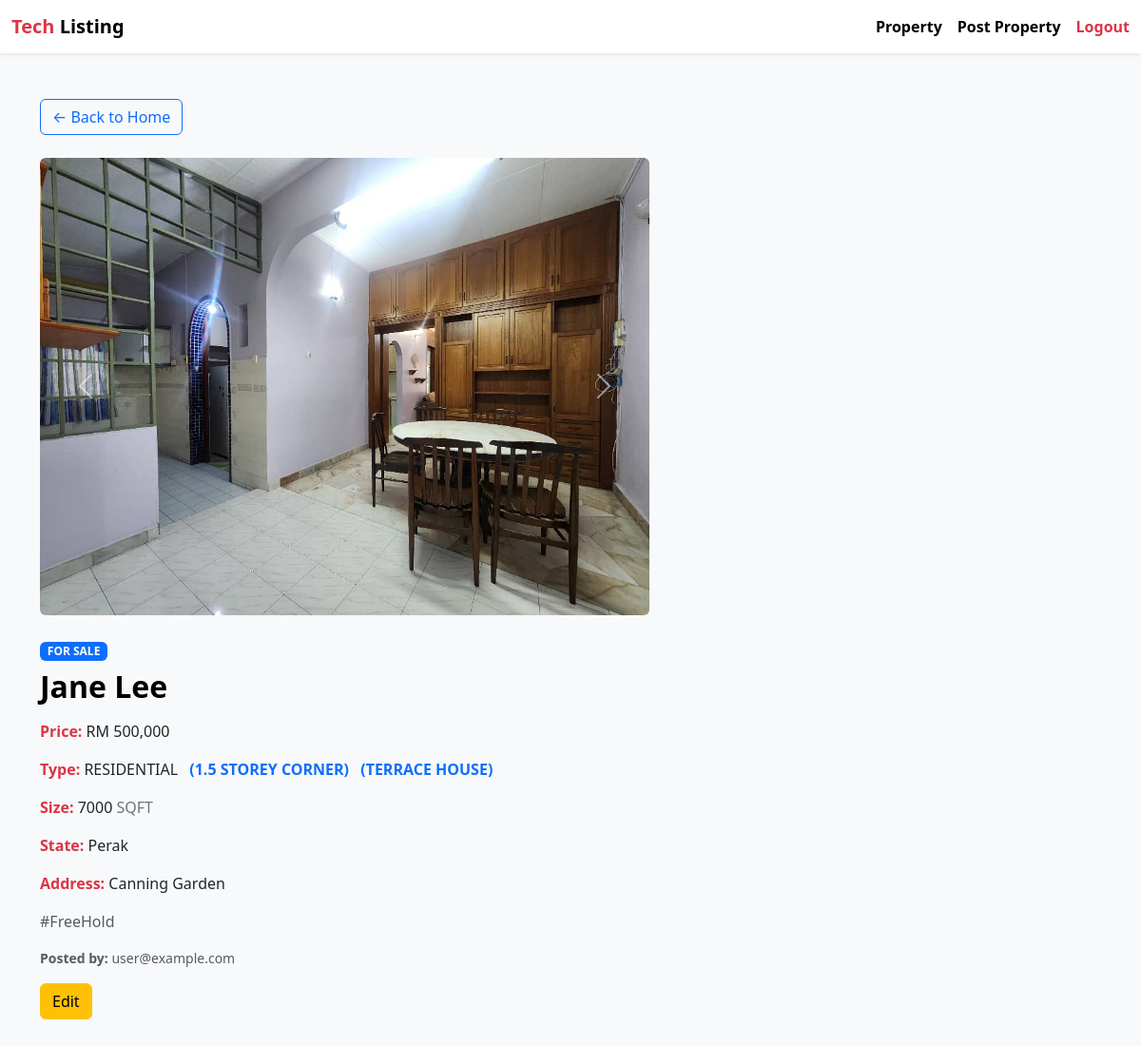
/property/13 (signed in), run on the app's committed database.
### tables this page shows
CREATE TABLE property_images (
    id INTEGER PRIMARY KEY AUTOINCREMENT,
    property_id INTEGER NOT NULL,
    filename TEXT NOT NULL,
    FOREIGN KEY(property_id) REFERENCES properties(id)
);

CREATE TABLE properties (
    id INTEGER PRIMARY KEY AUTOINCREMENT,
    state TEXT NOT NULL,
    title TEXT NOT NULL,
    price REAL NOT NULL,
    type TEXT NOT NULL,
    address TEXT NOT NULL,
    description TEXT,
    created_by TEXT NOT NULL
, area TEXT, photo TEXT, listing_type TEXT, terrace_house_subtype TEXT, semi_d_subtype TEXT, bangalow_subtype TEXT, land_subtype TEXT, high_rise_subtype TEXT, residential_subtype TEXT, size_unit TEXT, commercial_subtype TEXT, factory_subtype TEXT, factory_building_type TEXT, created_at TEXT);

CREATE TABLE users (
    id INTEGER PRIMARY KEY AUTOINCREMENT,
    email TEXT NOT NULL UNIQUE,
    password TEXT NOT NULL
, login_count INTEGER DEFAULT 0);

### app.py (the view)
@app.route('/property/<int:property_id>')
def property_detail(property_id):
    if 'user_id' not in session:
        flash('Please log in first.')
        return redirect('/')
    conn = sqlite3.connect(DB_PATH)
    conn.row_factory = sqlite3.Row
    cur = conn.cursor()
    cur.execute('''
        SELECT p.*, u.email as posted_by
        FROM properties p
        LEFT JOIN users u ON p.created_by = u.id
        WHERE p.id = ?
    ''', (property_id,))
    property = cur.fetchone()
    if not property:
        conn.close()
        flash('Property not found.')
        return redirect('/home')
    property = dict(property)
    cur.execute('SELECT filename FROM property_images WHERE property_id = ?', (property_id,))
    property['images'] = [row['filename'] for row in cur.fetchall()]
    conn.close()
    return render_template('property_detail.html', property=property)

### templates/property_detail.html (shortened to what this page needs)
<!DOCTYPE html>
<html lang="en">
<head>
  <link href="https://cdn.jsdelivr.net/npm/bootstrap@5.3.2/dist/css/bootstrap.min.css" rel="stylesheet">
</head>
<body class="bg-light">
  <nav class="navbar navbar-expand-lg navbar-light bg-white shadow-sm mb-4">
    <div class="container-fluid">
      <a class="navbar-brand fw-bold" href="/home">
        <span class="brand-tech">Tech</span> <span class="brand-listing">Listing</span>
      </a>
      <div class="d-flex align-items-center gap-3">
        <a href="/home" class="nav-link fw-semibold text-black">Property</a>
        <a href="/post_property" class="nav-link fw-semibold text-black">Post Property</a>
        <a href="/logout" class="nav-link text-danger fw-semibold">Logout</a>
      </div>
    </div>
  </nav>
  <div class="container py-4">
    <a href="/home" class="btn btn-outline-primary mb-4">← Back to Home</a>
    <div class="row">
      <div class="col-lg-7">
        {% if property.images and property.images|length > 0 %}
        <div id="propertyCarousel" class="carousel slide mb-4" data-bs-ride="carousel">
          <div class="carousel-inner">
            {% for img in property.images %}
            <div class="carousel-item {% if loop.index0 == 0 %}active{% endif %}">
              <img src="{{ url_for('static', filename='uploads/' ~ img) }}" class="d-block w-100 rounded" alt="Property Image" style="object-fit:cover;max-height:500px;">
            </div>
            {% endfor %}
          </div>
          {% if property.images|length > 1 %}
          <button class="carousel-control-prev" type="button" data-bs-target="#propertyCarousel" data-bs-slide="prev">
            <span class="carousel-control-prev-icon" aria-hidden="true"></span>
          </button>
          <button class="carousel-control-next" type="button" data-bs-target="#propertyCarousel" data-bs-slide="next">
            <span class="carousel-control-next-icon" aria-hidden="true"></span>
          </button>
          {% endif %}
        </div>
        {% endif %}
        {% if property.listing_type %}
        <span class="badge bg-primary mb-2">{{ property.listing_type }}</span>
        {% endif %}
        <h2 class="fw-bold text-black mb-3">{{ property.title }}</h2>
        <p><span class="text-danger fw-bold">Price:</span> RM {{ '{:,}'.format(property.price|int) }}</p>
        <p><span class="text-danger fw-bold">Type:</span> {{ property.type }}
        {% if property.terrace_house_subtype %}<span class="fw-bold text-primary ms-2">({{ property.terrace_house_subtype }})</span>{% endif %}
        {% if property.residential_subtype %}<span class="fw-bold text-primary ms-2">({{ property.residential_subtype }})</span>{% endif %}
        </p>
        <p><span class="text-danger fw-bold">Size:</span> {{ property.area }}{% if property.size_unit %} <span class="text-secondary">{{ property.size_unit }}</span>{% endif %}</p>
        <p><span class="text-danger fw-bold">State:</span> {{ property.state }}</p>
        <p><span class="text-danger fw-bold">Address:</span> {{ property.address }}</p>
        <p class="text-muted">{{ property.description }}</p>
        <p class="text-muted small mt-2"><strong>Posted by:</strong> {{ property.posted_by }}</p>
        {% if session['user_id'] == property.created_by or session['email'] == 'user@example.com' %}
        <a href="/edit_property/{{ property.id }}" class="btn btn-warning mb-3">Edit</a>
        {% endif %}
      </div>
    </div>
  </div>
</body>
</html>

### templates/property_detail.html (style rules this page uses)
.navbar-brand .brand-tech { color: #dc3545; }
.navbar-brand .brand-listing { color: #000; }

### data on the page
property_images: filename (picture)
properties: listing_type "FOR SALE", title "Jane Lee", price "500,000", type "RESIDENTIAL", terrace_house_subtype "1.5 STOREY CORNER", residential_subtype "TERRACE HOUSE", area "7000", size_unit "SQFT", state "Perak", address "Canning Garden", description "#FreeHold"
users: posted_by "user@example.com"
